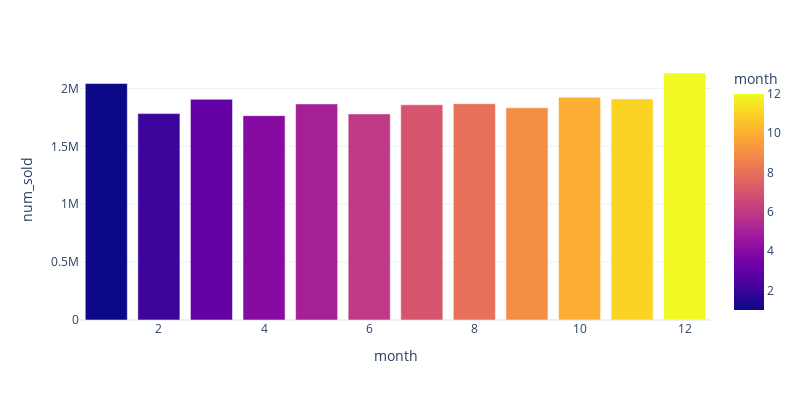

The notebook cell this image was saved under:
### Code cell
fig = px.bar(month_by_sold,x='month',y='num_sold',width=800, height=400,color='month')
fig.show()

### Figure 1 — Plotly figure (JSON) as saved in the notebook; plotly's stock layout.template omitted (floating-point values rounded to 4 significant figures)
{"data": [{"alignmentgroup": "True", "hovertemplate": "month=%{marker.color}<br>num_sold=%{y}<extra></extra>", "legendgroup": "", "marker": {"color": [1, 2, 3, 4, 5, 6, 7, 8, 9, 10, 11, 12], "coloraxis": "coloraxis", "pattern": {"shape": ""}}, "name": "", "offsetgroup": "", "orientation": "v", "showlegend": false, "textposition": "auto", "x": [1, 2, 3, 4, 5, 6, 7, 8, 9, 10, 11, 12], "xaxis": "x", "y": [2042783, 1782267, 1905982, 1764963, 1866246, 1779787, 1858402, 1867996, 1833097, 1924133, 1909588, 2133081], "yaxis": "y", "type": "bar"}], "layout": {"xaxis": {"anchor": "y", "domain": [0, 1], "title": {"text": "month"}, "type": "linear", "range": [0.5, 12.5], "autorange": true}, "yaxis": {"anchor": "x", "domain": [0, 1], "title": {"text": "num_sold"}, "type": "linear", "range": [0, 2245000.0], "autorange": true}, "coloraxis": {"colorbar": {"title": {"text": "month"}}, "colorscale": [[0, "#0d0887"], [0.1111, "#46039f"], [0.2222, "#7201a8"], [0.3333, "#9c179e"], [0.4444, "#bd3786"], [0.5556, "#d8576b"], [0.6667, "#ed7953"], [0.7778, "#fb9f3a"], [0.8889, "#fdca26"], [1, "#f0f921"]]}, "legend": {"tracegroupgap": 0}, "margin": {"t": 60}, "barmode": "relative", "height": 400, "width": 800}}
